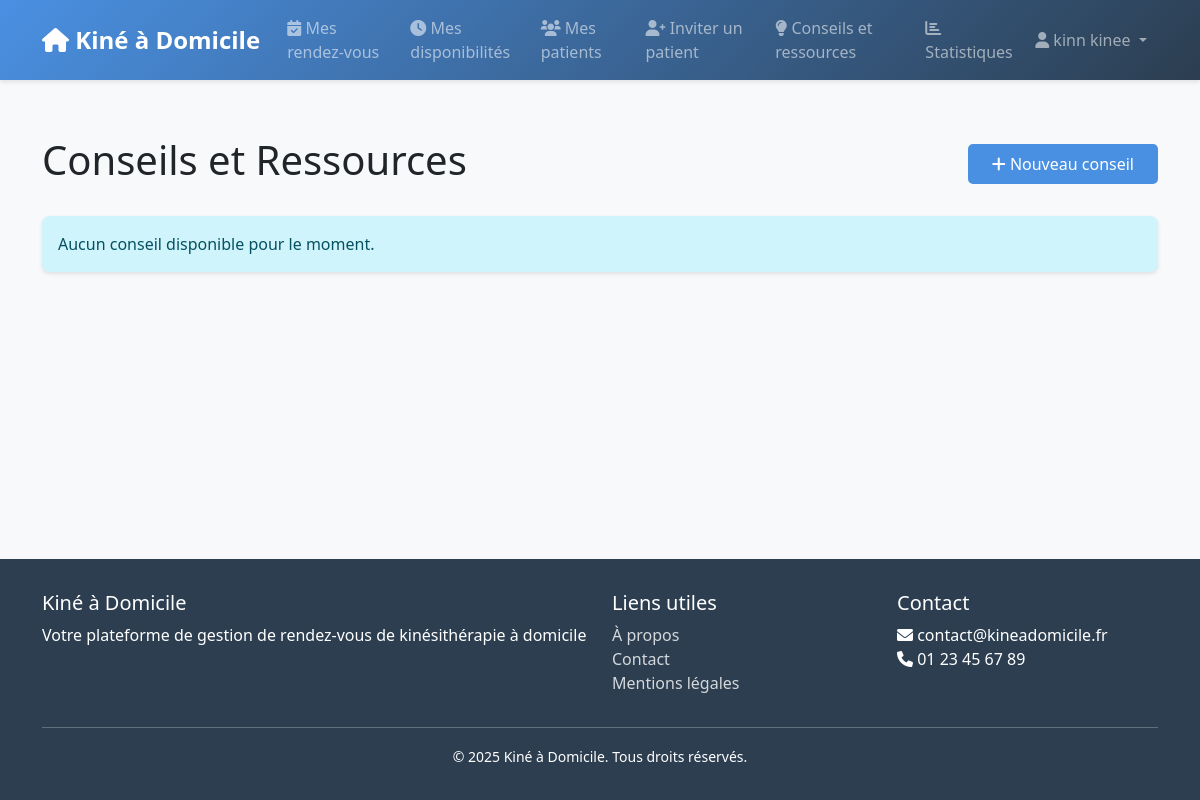
/appointments/conseils/ (signed in), run on an earlier commit of the app's database.
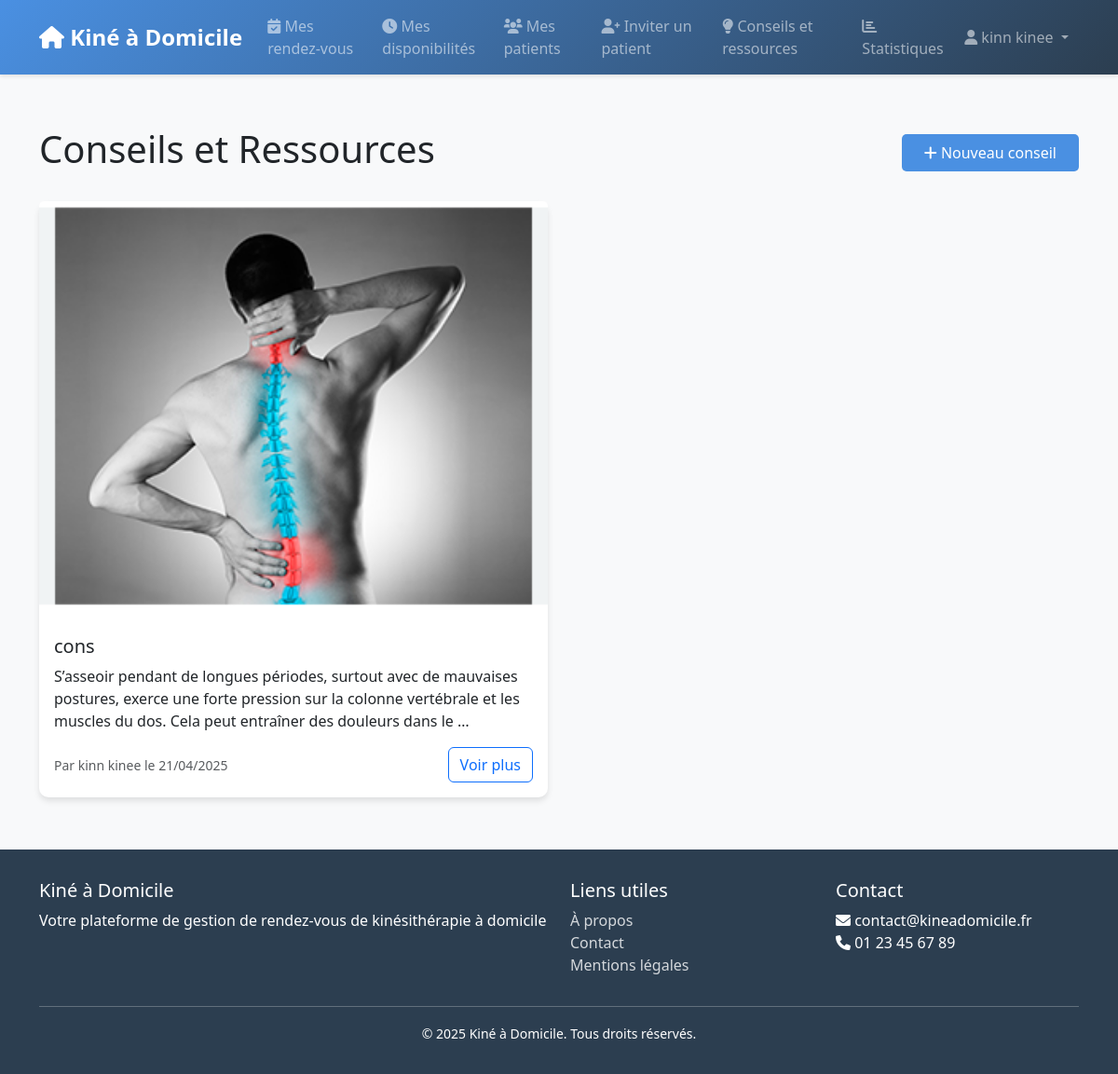
And on a later commit of the database.
### users/models.py (models this page shows)
class Utilisateur(AbstractUser):
    class Role(models.TextChoices):
        ADMIN = 'ADMIN', _('Administrateur')
        PATIENT = 'PATIENT', _('Patient')
        KINE = 'KINE', _('Kinésithérapeute')
        VENDEUR = 'VENDEUR', _('Vendeur')
    role = models.CharField(
        max_length=10,
        choices=Role.choices,
        default=Role.PATIENT,
    )
    date_naissance = models.DateField(null=True, blank=True)
    telephone = models.CharField(max_length=15, blank=True)

### appointments/models.py (models this page shows, shortened)
class Conseil(models.Model):
    TYPE_CHOICES = [
        ('CONSEIL', 'Conseil'),
        ('VIDEO', 'Vidéo'),
        ('IMAGE', 'Image'),
    ]
    kine = models.ForeignKey(Utilisateur, on_delete=models.CASCADE, related_name='conseils')
    titre = models.CharField(max_length=200)
    type_contenu = models.CharField(max_length=10, choices=TYPE_CHOICES)
    contenu = models.TextField()
    media = models.FileField(upload_to='conseils/', blank=True, null=True)
    date_creation = models.DateTimeField(auto_now_add=True)
    patients = models.ManyToManyField(Utilisateur, related_name='conseils_recus', blank=True)
    est_public = models.BooleanField(default=False)
    class Meta:
        verbose_name = "Conseil"
        verbose_name_plural = "Conseils"
        ordering = ['-date_creation']

### appointments/views.py (the view)
# urls.py: path('conseils/', views.conseil_list, name='conseil_list'),
@login_required
def conseil_list(request):
    if request.user.role == 'KINE':
        conseils = Conseil.objects.filter(kine=request.user)
    else:
        conseils = Conseil.objects.filter(
            models.Q(patients=request.user) | models.Q(est_public=True)
        ).distinct()
    return render(request, 'appointments/conseil_list.html', {'conseils': conseils})

### templates/appointments/conseil_list.html (shortened to what this page needs)
{% extends 'base.html' %}
{% block content %}
<div class="container mt-4">
    <div class="d-flex justify-content-between align-items-center mb-4">
        <h1>Conseils et Ressources</h1>
        {% if user.role == 'KINE' %}
        <a href="{% url 'appointments:conseil_create' %}" class="btn btn-primary">
            <i class="fas fa-plus"></i> Nouveau conseil
        </a>
        {% endif %}
    </div>
    <div class="row">
        {% for conseil in conseils %}
        <div class="col-md-6 mb-4">
            <div class="card h-100">
                {% if conseil.type_contenu == 'IMAGE' and conseil.media %}
                <img src="{{ conseil.media.url }}" class="card-img-top" alt="{{ conseil.titre }}">
                {% endif %}
                <div class="card-body">
                    <h5 class="card-title">{{ conseil.titre }}</h5>
                    <p class="card-text">{{ conseil.contenu|truncatewords:30 }}</p>
                    <div class="d-flex justify-content-between align-items-center">
                        <small class="text-muted">
                            Par {{ conseil.kine.get_full_name }} le {{ conseil.date_creation|date:"d/m/Y" }}
                        </small>
                        <a href="{% url 'appointments:conseil_detail' conseil.pk %}" class="btn btn-outline-primary">
                            Voir plus
                        </a>
                    </div>
                </div>
            </div>
        </div>
        {% empty %}
        <div class="col-12">
            <div class="alert alert-info">
                Aucun conseil disponible pour le moment.
            </div>
        </div>
        {% endfor %}
    </div>
</div>
{% endblock %}

### templates/base.html (shortened to what this page needs)
<!DOCTYPE html>
<html lang="fr">
<head>
    <link href="https://cdn.jsdelivr.net/npm/bootstrap@5.3.0/dist/css/bootstrap.min.css" rel="stylesheet">
    <link href="https://cdnjs.cloudflare.com/ajax/libs/font-awesome/6.0.0/css/all.min.css" rel="stylesheet">
    <link href="https://cdnjs.cloudflare.com/ajax/libs/tempusdominus-bootstrap-4/5.39.0/css/tempusdominus-bootstrap-4.min.css" rel="stylesheet">
</head>
<body>
    <nav class="navbar navbar-expand-lg navbar-dark">
        <div class="container">
            <a class="navbar-brand" href="{% url 'home' %}">
                <i class="fas fa-home"></i> Kiné à Domicile
            </a>
            <div class="collapse navbar-collapse" id="navbarNav">
                <ul class="navbar-nav me-auto">
                    {% if user.is_authenticated %}
                        {% if user.role == 'PATIENT' %}
                        <li class="nav-item">
                            <a class="nav-link" href="{% url 'appointments:list' %}">
                                <i class="fas fa-calendar"></i> Mes rendez-vous
                            </a>
                        </li>
                        <li class="nav-item">
                            <a class="nav-link" href="{% url 'appointments:create' %}">
                                <i class="fas fa-plus-circle"></i> Prendre RDV
                            </a>
                        </li>
                        <li class="nav-item">
                            <a class="nav-link" href="{% url 'equipment:list' %}">
                                <i class="fas fa-shopping-cart"></i> Matériel médical
                            </a>
                        </li>
                        <li class="nav-item">
                            <a class="nav-link" href="{% url 'complaints:create' %}">
                                <i class="fas fa-exclamation-circle"></i> Réclamations
                            </a>
                        </li>
                        {% elif user.role == 'KINE' %}
                        <li class="nav-item">
                            <a class="nav-link" href="{% url 'appointments:kine_list' %}">
                                <i class="fas fa-calendar-check"></i> Mes rendez-vous
                            </a>
                        </li>
                        <li class="nav-item">
                            <a class="nav-link" href="{% url 'appointments:availability_list' %}">
                                <i class="fas fa-clock"></i> Mes disponibilités
                            </a>
                        </li>
                        <li class="nav-item">
                            <a class="nav-link" href="{% url 'appointments:kine_patients' %}">
                                <i class="fas fa-users"></i> Mes patients
                            </a>
                        </li>
                        <li class="nav-item">
                            <a class="nav-link" href="{% url 'appointments:invite_patient' %}">
                                <i class="fas fa-user-plus"></i> Inviter un patient
                            </a>
                        </li>
                        <li class="nav-item">
                            <a class="nav-link" href="{% url 'appointments:conseil_list' %}">
                                <i class="fas fa-lightbulb"></i> Conseils et ressources
                            </a>
                        </li>
                        <li class="nav-item">
                            <a class="nav-link" href="{% url 'appointments:statistics' %}">
                                <i class="fas fa-chart-bar"></i> Statistiques
                            </a>
                        </li>
                        {% endif %}
                    {% endif %}
                </ul>
                <ul class="navbar-nav">
                    {% if user.is_authenticated %}
                    <li class="nav-item dropdown">
                        <a class="nav-link dropdown-toggle" href="#" id="navbarDropdown" role="button" data-bs-toggle="dropdown">
                            <i class="fas fa-user"></i> {{ user.get_full_name }}
                        </a>
                    </li>
                    {% endif %}
                </ul>
            </div>
        </div>
    </nav>
    <div class="content">
        {% block content %}{% endblock %}
    </div>
    <footer class="footer">
        <div class="container">
            <div class="row">
                <div class="col-md-6">
                    <h5>Kiné à Domicile</h5>
                    <p>
                        Votre plateforme de gestion de rendez-vous de kinésithérapie à domicile
                    </p>
                </div>
                <div class="col-md-3">
                    <h5>Liens utiles</h5>
                    <ul class="list-unstyled">
                        <li><a href="{% url 'about' %}">À propos</a></li>
                        <li><a href="{% url 'contact' %}">Contact</a></li>
                        <li><a href="{% url 'legal' %}">Mentions légales</a></li>
                    </ul>
                </div>
                <div class="col-md-3">
                    <h5>Contact</h5>
                    <ul class="list-unstyled">
                        <li><i class="fas fa-envelope"></i> contact@kineadomicile.fr</li>
                        <li><i class="fas fa-phone"></i> 01 23 45 67 89</li>
                    </ul>
                </div>
            </div>
            <hr>
            <div class="text-center">
                <small>&copy; {% now "Y" %} Kiné à Domicile. Tous droits réservés.</small>
            </div>
        </div>
    </footer>
</body>
</html>

### templates/base.html (style rules this page uses)
:root { --primary-color: #4a90e2; --secondary-color: #2c3e50; --accent-color: #e74c3c; --light-bg: #f8f9fa; --dark-bg: #343a40; }
body { min-height: 100vh; display: flex; flex-direction: column; background-color: var(--light-bg); font-family: 'Segoe UI', Tahoma, Geneva, Verdana, sans-serif; }
.navbar { background: linear-gradient(135deg, var(--primary-color), var(--secondary-color)); box-shadow: 0 2px 4px rgba(0,0,0,0.1); }
.navbar-brand { font-weight: 600; font-size: 1.5rem; }
.nav-link { font-weight: 500; transition: all 0.3s ease; padding: 0.5rem 1rem; border-radius: 5px; margin: 0 0.2rem; }
.content { flex: 1; padding: 2rem 0; }
.footer { background: var(--secondary-color); color: white; padding: 2rem 0; margin-top: auto; }
.footer a { color: rgba(255,255,255,0.8); text-decoration: none; transition: all 0.3s ease; }
.card { border: none; border-radius: 10px; box-shadow: 0 4px 6px rgba(0,0,0,0.1); transition: all 0.3s ease; }
.btn-primary { background-color: var(--primary-color); border: none; padding: 0.5rem 1.5rem; border-radius: 5px; transition: all 0.3s ease; }

What changed in the data, as far as the page shows it:
added Conseil: media (picture), titre "cons", contenu "S’asseoir pendant de longues périodes, surtout avec de mauvaises postures, exerce une forte pression sur la colonne vertébrale et les muscles du dos. Cela peut entraîner des douleurs dans le …", kine.get_full_name "kinn kinee", date_creation "21/04/2025"
Also different on the page:
text no longer shown: "Aucun conseil disponible pour le moment."
